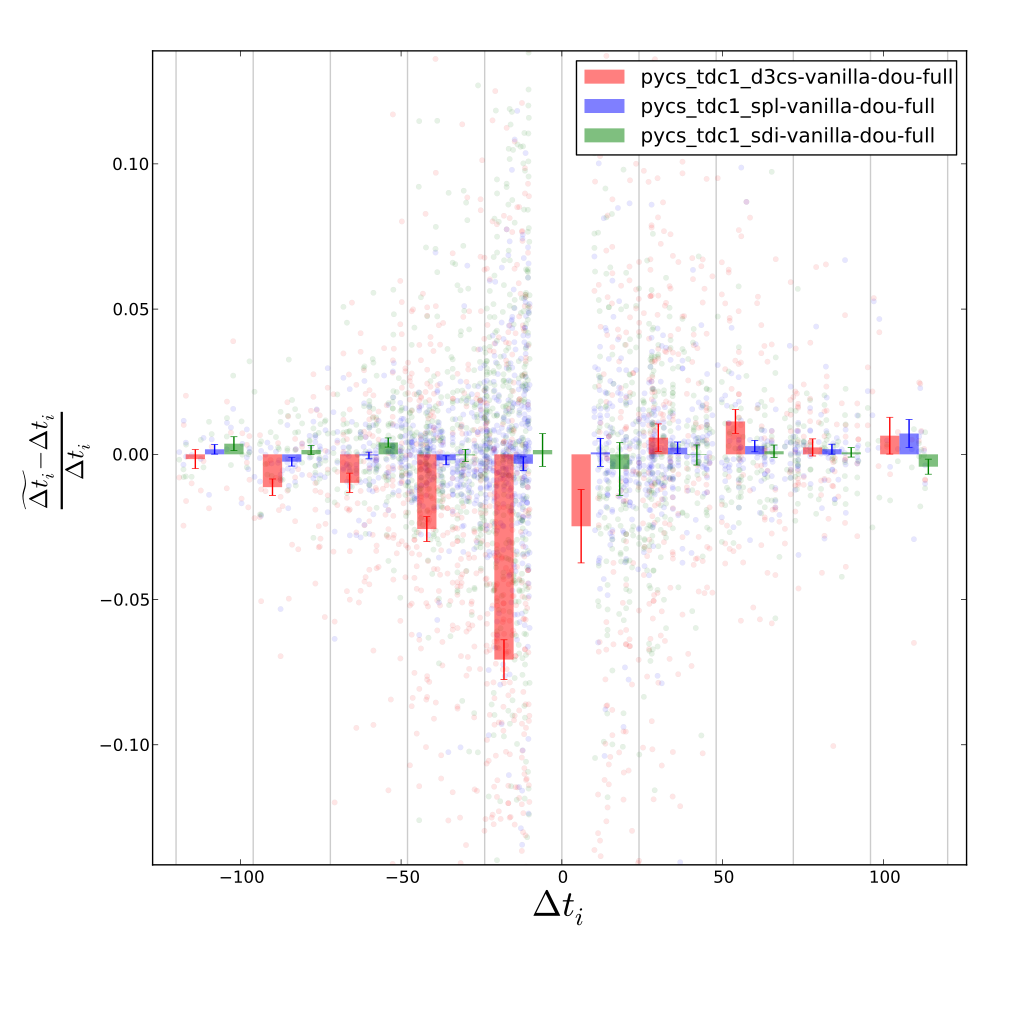

Here is the Python script that generated this plot:
import pycs
import numpy as np
import matplotlib.pyplot as plt
from scipy.stats import norm



db = pycs.gen.util.readpickle("../db.pkl").values()
db = [item for item in db if item["in_tdc1"] == 1] # No need for the other ones
db = [item for item in db if abs(item["truetd"]) > 10.0]


#db = [item for item in db if item["rung"] == 0]


colors = ["red", "blue", "green"]


nbins = 10
binlims = np.linspace(-120, 120, nbins + 1)
bincenters = 0.5*(binlims[1:] + binlims[:-1])



def subplot(db, subname, subi):
	
	seldb = [item for item in db if subname + "_td" in item] # We keep only the entries that have this submission
	print subname, len(seldb), len(seldb)/1024.0

	truetds = np.array([item["truetd"] for item in seldb])
	abstruetds = np.fabs(truetds)
	subtds = np.array([item[subname + "_td"] for item in seldb])
	subtderrs = np.array([item[subname + "_tderr"] for item in seldb])
	
	subtdoffs = subtds - truetds
	
	chi2terms = subtdoffs/subtderrs
	chi2 = np.mean(chi2terms**2)

	aterms = subtdoffs/truetds
	aabsterms = subtdoffs/np.fabs(truetds)
	
	pterms = subtderrs / np.fabs(truetds)
	
	print "a", np.mean(aterms)
	print "a_abs", np.mean(aabsterms)
	
	digitized = np.digitize(truetds, binlims)
	binvals = [aterms[digitized == bini] for bini in range(1, len(binlims))]
	binstds = map(np.std, binvals)
	binerrs = binstds/np.sqrt(map(len, binvals))
	binmedians = map(np.median, binvals)
	binmeans = map(np.mean, binvals)

	plotwidth = (binlims[1] - binlims[0])/4			
	offset = (-1 + subi) * plotwidth - 0.5*plotwidth
	
				
	#plt.bar(binlims[:-1] + offset + subi*plotwidth, binmeans, yerr=binstds,
	plt.bar(bincenters + offset, binmeans, yerr=binerrs,
		width=plotwidth, color=colors[subi], ecolor=colors[subi],
		error_kw={"capsize":2.5, "capthick":0.5, "markeredgewidth":0.5},
		edgecolor=colors[subi], alpha = 0.5, linewidth=0, label="%s" % (subname))
						
	
	
	plt.plot(truetds, aterms, "o", color=colors[subi], markeredgecolor="none", markeredgewidth=0, markersize=4, alpha=0.1, zorder=-10)
	
	#bla = plt.hist(aterms, log=True, bins=40, range=(-range, range), histtype="step", color=colors[subi], label="%s: $A$ = %.5f" % (subname, a))
	#plt.axvline(a, color = colors[subi], lw=1, ls="--")
	
	#plt.hist(submtdreloffs, bins=75, range=(-range, range), normed=True, histtype="step", label="%s: $\\chi^2$ = %.3f" % (subname, chi2))


fig = plt.figure(figsize=(10, 10))
fig.subplots_adjust(bottom=0.15, top=0.95, left=0.15, right=0.95)

subnames = ["pycs_tdc1_d3cs-vanilla-dou-full", "pycs_tdc1_spl-vanilla-dou-full", "pycs_tdc1_sdi-vanilla-dou-full"]


for subi, subname in enumerate(subnames):
	subplot(db, subname, subi)


for lim in binlims:
	plt.axvline(lim, color="black", alpha=0.2, zorder = -30)

#exit()
#x = np.linspace(-range, range, 1000)
#plt.plot(x, norm.pdf(x, 0.0, 1.0), color="black", label="Standard normal distribution")

#plt.title("All rungs")
plt.xlabel(r"$\Delta t_i$", fontsize=26)
#plt.ylabel(r"$\frac{\widetilde{\Delta t_i} - \Delta t_i}{\sigma_i}$", fontsize=26)
plt.ylabel(r"$\frac{\widetilde{\Delta t_i} - \Delta t_i}{\Delta t_i}$", fontsize=26)


#plt.xlim(-range, range)
#plt.ylim(-4, 4)
plt.legend()
plt.show()
#plt.savefig("test.pdf")
